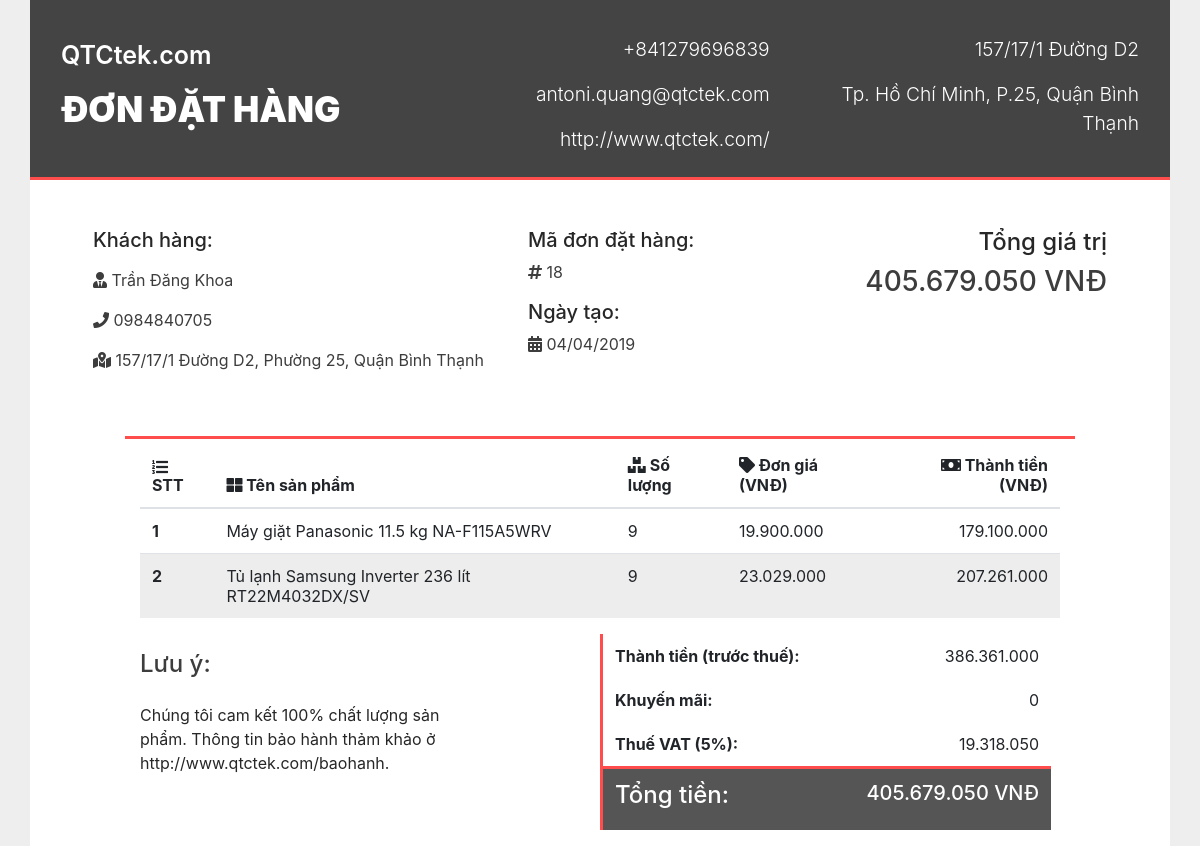
Page /admincp/allpages/crud_order/test_invoice.php?id_bill=18 on the committed database.
### tables this page shows
CREATE TABLE `table_order` (
  `id_order` int(11) NOT NULL,
  `id_customer` int(11) NOT NULL,
  `id_agent` varchar(11) NOT NULL,
  `date_created` datetime NOT NULL,
  `delivery_status` enum('Chờ tiếp nhận','Chờ giao hàng','Đang giao hàng','Đã giao hàng') NOT NULL,
  `receiver_name` varchar(250) NOT NULL,
  `receiver_phone` varchar(250) NOT NULL,
  `receiver_id_district` int(11) NOT NULL,
  `alert_status` enum('yes','no') NOT NULL DEFAULT 'no',
  `order_customer_point` int(11) NOT NULL,
  `order_agent_point` int(11) NOT NULL,
  `receiver_address` varchar(250) NOT NULL
);

CREATE TABLE `table_customer` (
  `id_customer` int(11) NOT NULL,
  `customer_phone` varchar(50) NOT NULL,
  `customer_password` varchar(250) NOT NULL,
  `customer_fullname` varchar(250) NOT NULL,
  `customer_email` varchar(250) NOT NULL,
  `customer_address` varchar(250) NOT NULL,
  `customer_avatar` varchar(250) NOT NULL,
  `total_point` int(11) NOT NULL,
  `status` enum('active','deactive') NOT NULL DEFAULT 'active',
  `id_district` int(11) NOT NULL
);

CREATE TABLE `table_order_detail` (
  `id_order_detail` int(11) NOT NULL,
  `id_order` int(11) NOT NULL,
  `id_product` int(11) NOT NULL,
  `quantity` int(11) NOT NULL,
  `unit_price` int(11) NOT NULL,
  `pass_to_other` enum('yes','no') NOT NULL DEFAULT 'no'
);

CREATE TABLE `table_product` (
  `id_product` int(11) NOT NULL,
  `id_category` int(11) NOT NULL,
  `id_producer` int(11) NOT NULL,
  `product_name` varchar(200) NOT NULL,
  `product_description` text NOT NULL,
  `product_price` bigint(20) NOT NULL,
  `product_additional_information` text NOT NULL,
  `date_created` timestamp NOT NULL DEFAULT CURRENT_TIMESTAMP ON UPDATE CURRENT_TIMESTAMP,
  `is_hot` enum('yes','no') NOT NULL DEFAULT 'no',
  `product_price_4compare1` bigint(50) NOT NULL,
  `product_price_4compare2` bigint(20) NOT NULL,
  `product_price_4compare3` bigint(20) NOT NULL,
  `customer_point` int(11) NOT NULL,
  `agent_point` int(11) NOT NULL,
  `shop1_name` varchar(250) NOT NULL,
  `shop2_name` varchar(250) NOT NULL,
  `shop3_name` varchar(250) NOT NULL
);

### admincp/allpages/crud_order/test_invoice.php (the view, shortened to what this page needs)
<?php
include ('../../../config/db_config.php');
$query = "SELECT * FROM `table_order`,table_customer WHERE table_order.id_customer = table_customer.id_customer  AND id_order=".$_REQUEST['id_bill']." ";
$query = mysqli_query($conn, $query);
while ($company = mysqli_fetch_array($query)){
  $id_order=$company['id_order'];
  $date_created=$company['date_created'];
  $customer_fullname=$company['customer_fullname'];
  $customer_phone=$company['customer_phone'];
  $customer_address=$company['customer_address'];
}
?>
<html lang="en">
<head>
  <link rel="stylesheet" href="https://cdnjs.cloudflare.com/ajax/libs/twitter-bootstrap/4.1.2/css/bootstrap.min.css">
  <link rel="stylesheet" type="text/css" href="../../css/invoice.css">
    <link rel="stylesheet" href="https://use.fontawesome.com/releases/v5.6.1/css/all.css">
</head>
<body >
  <div class="container">
  <div class="row invoice-header px-3 py-2 " style="padding-top: 35px !important;">
    <div class="col-4">
      <h3 class="company_name">QTCtek.com</h3>
      <h2 class="bill_title">ĐƠN ĐẶT HÀNG</h2>
    </div>
    <div class="col-4 text-right">
      <p>+841279696839</p>
      <p>antoni.quang@qtctek.com</p>
      <p>http://www.qtctek.com/</p>
    </div>
    <div class="col-4 text-right">
      <p>157/17/1 Đường D2</p>
      <p>Tp. Hồ Chí Minh, P.25, Quận Bình Thạnh</p>
    </div>
  </div>
  <div class="invoice-content row px-5 pt-5">
    <div class="col-5">
      <h5 class="almost-gray mb-3">Khách hàng:</h5>
      <?php
          echo '<p class="gray-ish "><i class="fas fa-user-tie"></i> '.$customer_fullname.'</p>';
      ?>
      <p class="gray-ish"><i class="fas fa-phone"></i> <?php echo $customer_phone;?></p>
      <p class="gray-ish"><i class="fas fa-map-marked-alt"></i> <?php echo $customer_address;?></p>
    </div>
    <div class="col-3">
      <h5 class="almost-gray">Mã đơn đặt hàng:</h5>
      <p class="gray-ish"><i class="fas fa-hashtag"></i> <?php echo $id_order;?></p>
      <h5 class="almost-gray">Ngày tạo:</h5>
      <p class="gray-ish"><i class="fas fa-calendar-alt"></i> <?php echo date("d/m/Y",strtotime($date_created)); ?></p>
    </div>
    <div class="col-4 text-right total-field">
      <h4 class="almost-gray">Tổng giá trị</h4>
      <h3 class="gray-ish" id='total_bill_final_display'></h3>
    </div>
  </div>
  <div class="row mt-5" style="background-color: white;">
    <div class="col-10 offset-1 invoice-table pt-1">
      <table class="table table-hover">
            <thead class="thead splitForPrint">
              <tr>
                <th scope="col gray-ish"><i class="fas fa-list-ol"></i> STT</th>
                <th scope="col gray-ish"><i class="fas fa-th-large"></i> Tên sản phẩm</th>
                <th scope="col gray-ish"><i class="fas fa-boxes"></i> Số lượng</th>
                <th scope="col gray-ish"><i class="fas fa-tag"></i> Đơn giá (VNĐ)</th>
                <th class="text-right" scope="col gray-ish"><i class="fas fa-money-bill"></i> Thành tiền (VNĐ)</th>
              </tr>
            </thead>
            <tbody>
            <?php
              $query = "SELECT * FROM `table_order_detail`,table_product WHERE id_order=".$_REQUEST['id_bill']." AND table_product.id_product=table_order_detail.id_product ";
              $count_row=1;
              $total_bill=0;
              $query = mysqli_query($conn, $query);
              while ($company = mysqli_fetch_array($query)){
                $product_name=$company['product_name'];
                $quantity=$company['quantity'];
                $current_price=$company['unit_price'];
                $line_total=$current_price*$quantity;
                $total_bill=$total_bill+$line_total;
                $row_dif='';
                if( $count_row%2 ==0){
                   $row_dif='class="row_dif"';
                }
                $currency_display=number_format($current_price,0,",",".");
                $line_total_display=number_format($line_total,0,",",".");
                echo '
                <tr '.$row_dif.'>
                <th scope="row">'.$count_row.'</th>
                <td class="item">'.$product_name.'</td>
                <td>'.$quantity.'</td>
                <td>'.$currency_display.' </td>
                <td class="text-right">'.$line_total_display.'</td>
                </tr>
                ';
                $count_row++;
              }
              $total_bil_display=number_format($total_bill,0,",","."). '';
              $vat_tax=$total_bill*5/100;
              $vat_tax_display=number_format($vat_tax,0,",","."). ' ';
              $total_bill_final=$total_bill+$vat_tax;
              $total_bill_final_display=number_format($total_bill_final,0,",","."). ' VNĐ';
            ?>
            </tbody>
          </table>
    </div>
  </div>
<div class="row invoice_details" style="background-color: white;">
   <div class="col-4 offset-1 pt-3">
     <h4 class="gray-ish">Lưu ý:</h4>
    <p class="pt-3 almost-gray"> Chúng tôi cam kết 100% chất lượng sản phẩm.
     Thông tin bảo hành thảm khảo ở http://www.qtctek.com/baohanh.
    </p>
   </div>
        <div class="offset-1 col-5 mb-3 pr-4 sub-table">
          <table class="table table-borderless">
            <tbody>
              <tr>
                <th scope="row gray-ish">Thành tiền (trước thuế):</th>
                <td class="text-right"><?php echo $total_bil_display;?> </td>
              </tr>
              <tr>
                <th scope="row gray-ish">Khuyến mãi:</th>
                <td class="text-right">0 </td>
              </tr>
              <tr>
                <th scope="row gray-ish">Thuế VAT (5%):</th>
                <td class="text-right"><?php echo $vat_tax_display; ?></td>
              </tr>
              <tr class="last-row">
                  <th scope="row"><h4>Tổng tiền:</h4></th>
                  <td class="text-right"><h5><?php echo $total_bill_final_display;?></h5></td>
              </tr>
            </tbody>
          </table>
        </div>
   </div>
</div>
</body>
</html>

### admincp/css/invoice.css (style rules this page uses)
.gray-ish { color: #3e3d3d; }
.almost-gray { color: #272727; }
body { background-color: #eee; -webkit-print-color-adjust: exact !important; height: 100%; }
div.container { background-color: white; border-radius: 10px; height: 100%; position: relative; }
div.invoice-header { background-color: #444; color: white; border-bottom: 3px solid rgb(255, 77, 77); }
div.invoice-header > div > p { font-size: 1.2rem; font-weight: 350; }
div.invoice-table { border-top: 3px solid rgb(255, 77, 77); }
div.invoice-table > table.table > thead, div.invoice-table > table.table > thead.thead > tr, div.invoice-table > table.table > thead.thead > tr > th { border-top: none; }
div.total-field { position: relative; }
div.sub-table { border-left: 3px solid rgb(255, 77, 77); padding-left: 0; }
div.sub-table > table { padding-bottom: 0; margin-bottom: 0; }
tr.last-row { margin-top: 25px; background-color: #555; color: white; border-top: 3px solid rgb(255, 77, 77); }
.company_name { font-size: 25px; font-weight: 600; padding-top: 5px; }
.bill_title { padding-top: 10px; font-size: 35px; font-weight: 900; }
.row_dif { background-color: #EDEDED !important; }

### rows in the picture
table_order: id_customer.customer_fullname "Trần Đăng Khoa", id_customer.customer_phone "0984840705", id_customer.customer_address "157/17/1 Đường D2, Phường 25, Quận Bình Thạnh", id_order "18", date_created "04/04/2019"
table_order_detail: id_product.product_name "Máy giặt Panasonic 11.5 kg NA-F115A5WRV", quantity "9", unit_price "19.900.000", line_total_display "179.100.000"
table_order_detail: id_product.product_name "Tủ lạnh Samsung Inverter 236 lít RT22M4032DX/SV", quantity "9", unit_price "23.029.000", line_total_display "207.261.000"

### other values in the picture
$total_bil_display "386.361.000"
$vat_tax_display "19.318.050"
$total_bill_final_display "405.679.050 VNĐ"
